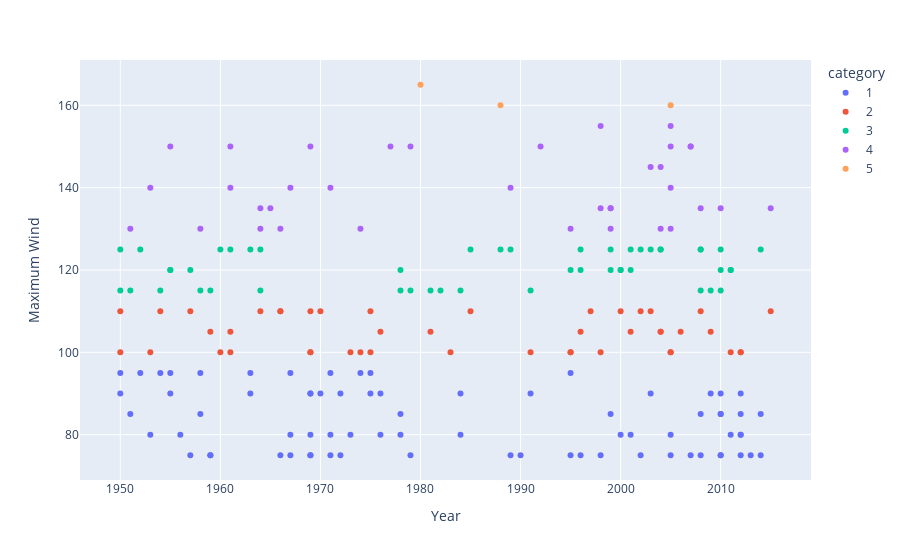

The notebook cell saved with this chart:
### Code cell
category_order = [1, 2, 3, 4, 5]

color_scale = [
    (0, 'blue'),
    (0.25, 'green'),
    (0.5, 'yellow'),
    (0.75, 'orange'),
    (1, 'red')
]

fig = px.scatter(
    max_wind_speeds,
    x="Year",
    y="Maximum Wind",
    color="category",
    color_continuous_scale=color_scale,
    category_orders={"category": category_order}
)

fig.show()

### Figure 1 — Plotly figure (JSON) as saved in the notebook; plotly's stock layout.template omitted (floating-point values rounded to 4 significant figures)
{"data": [{"hovertemplate": "category=1<br>Year=%{x}<br>Maximum Wind=%{y}<extra></extra>", "legendgroup": "1", "marker": {"color": "#636efa", "symbol": "circle"}, "mode": "markers", "name": "1", "orientation": "v", "showlegend": true, "type": "scatter", "x": [1951, 2009, 1971, 1978, 1976, 1975, 1971, 1974, 1958, 1950, 1999, 2003, 1969, 2012, 2002, 2010, 1990, 2005, 2007, 2001, 2010, 1972, 1954, 1952, 1972, 1996, 1967, 2012, 1959, 1955, 2008, 1967, 1975, 1963, 1991, 2008, 1967, 1979, 1969, 1989, 2000, 1955, 1984, 2010, 1995, 2010, 1963, 2014, 1973, 1956, 1957, 1950, 1971, 2013, 1958, 1959, 1969, 1969, 2012, 1998, 2012, 1953, 1969, 1976, 1966, 2005, 2012, 1978, 2010, 1970, 1995, 2011, 2014, 1984], "xaxis": "x", "y": [85, 90, 75, 80, 90, 90, 80, 95, 95, 90, 85, 90, 90, 90, 75, 75, 75, 80, 75, 80, 75, 75, 95, 95, 90, 75, 95, 75, 75, 90, 85, 75, 95, 95, 90, 75, 80, 75, 75, 75, 80, 95, 80, 90, 75, 85, 90, 85, 80, 80, 75, 95, 95, 75, 85, 75, 90, 80, 80, 75, 80, 80, 75, 80, 75, 75, 85, 85, 85, 90, 95, 80, 75, 90], "yaxis": "y"}, {"hovertemplate": "category=2<br>Year=%{x}<br>Maximum Wind=%{y}<extra></extra>", "legendgroup": "2", "marker": {"color": "#EF553B", "symbol": "circle"}, "mode": "markers", "name": "2", "orientation": "v", "showlegend": true, "type": "scatter", "x": [1991, 1950, 1950, 2004, 1966, 1961, 2005, 1954, 2001, 1996, 2009, 1969, 2003, 2011, 1974, 1976, 1970, 2015, 1985, 1973, 1997, 1960, 1966, 1969, 1981, 2005, 2012, 1983, 1957, 2008, 1998, 1961, 1975, 2006, 1959, 1964, 2004, 2000, 2002, 1995, 2012, 1995, 1975, 1953, 1969], "xaxis": "x", "y": [100, 100, 110, 105, 110, 100, 100, 110, 105, 105, 105, 100, 110, 100, 100, 105, 110, 110, 110, 100, 110, 100, 110, 110, 105, 100, 100, 100, 110, 110, 100, 105, 110, 105, 105, 110, 105, 110, 110, 100, 100, 100, 100, 100, 100], "yaxis": "y"}, {"hovertemplate": "category=3<br>Year=%{x}<br>Maximum Wind=%{y}<extra></extra>", "legendgroup": "3", "marker": {"color": "#00cc96", "symbol": "circle"}, "mode": "markers", "name": "3", "orientation": "v", "showlegend": true, "type": "scatter", "x": [1950, 1952, 2008, 2009, 1999, 1964, 2010, 1978, 1955, 2001, 1988, 2004, 1950, 2002, 1995, 2008, 1999, 1958, 1982, 1984, 1960, 1963, 1978, 1954, 2000, 2010, 2011, 2000, 1957, 1955, 1961, 2003, 1964, 1985, 1959, 1981, 2008, 1951, 1996, 2004, 2014, 2011, 2010, 1979, 1996, 2001, 1991, 1989], "xaxis": "x", "y": [125, 125, 125, 115, 125, 115, 125, 120, 120, 125, 125, 125, 115, 125, 120, 115, 120, 115, 115, 115, 125, 125, 115, 115, 120, 120, 120, 120, 120, 120, 125, 125, 125, 125, 115, 115, 125, 115, 125, 125, 125, 120, 115, 115, 120, 120, 115, 125], "yaxis": "y"}, {"hovertemplate": "category=4<br>Year=%{x}<br>Maximum Wind=%{y}<extra></extra>", "legendgroup": "4", "marker": {"color": "#ab63fa", "symbol": "circle"}, "mode": "markers", "name": "4", "orientation": "v", "showlegend": true, "type": "scatter", "x": [1964, 2007, 1951, 1999, 1989, 2010, 1966, 2004, 1995, 2005, 1977, 1965, 1961, 1953, 1979, 1971, 2005, 2007, 1999, 1964, 1955, 1999, 1998, 1992, 1967, 1974, 2005, 2008, 1961, 1958, 2003, 1969, 2004, 1998, 2015, 2005], "xaxis": "x", "y": [135, 150, 130, 130, 140, 135, 130, 145, 130, 155, 150, 135, 150, 140, 150, 140, 140, 150, 135, 130, 150, 135, 155, 150, 140, 130, 130, 135, 140, 130, 145, 150, 130, 135, 135, 150], "yaxis": "y"}, {"hovertemplate": "category=5<br>Year=%{x}<br>Maximum Wind=%{y}<extra></extra>", "legendgroup": "5", "marker": {"color": "#FFA15A", "symbol": "circle"}, "mode": "markers", "name": "5", "orientation": "v", "showlegend": true, "type": "scatter", "x": [1980, 2005, 1988], "xaxis": "x", "y": [165, 160, 160], "yaxis": "y"}], "layout": {"legend": {"title": {"text": "category"}, "tracegroupgap": 0}, "margin": {"t": 60}, "xaxis": {"anchor": "y", "domain": [0, 1], "title": {"text": "Year"}}, "yaxis": {"anchor": "x", "domain": [0, 1], "title": {"text": "Maximum Wind"}}}}
